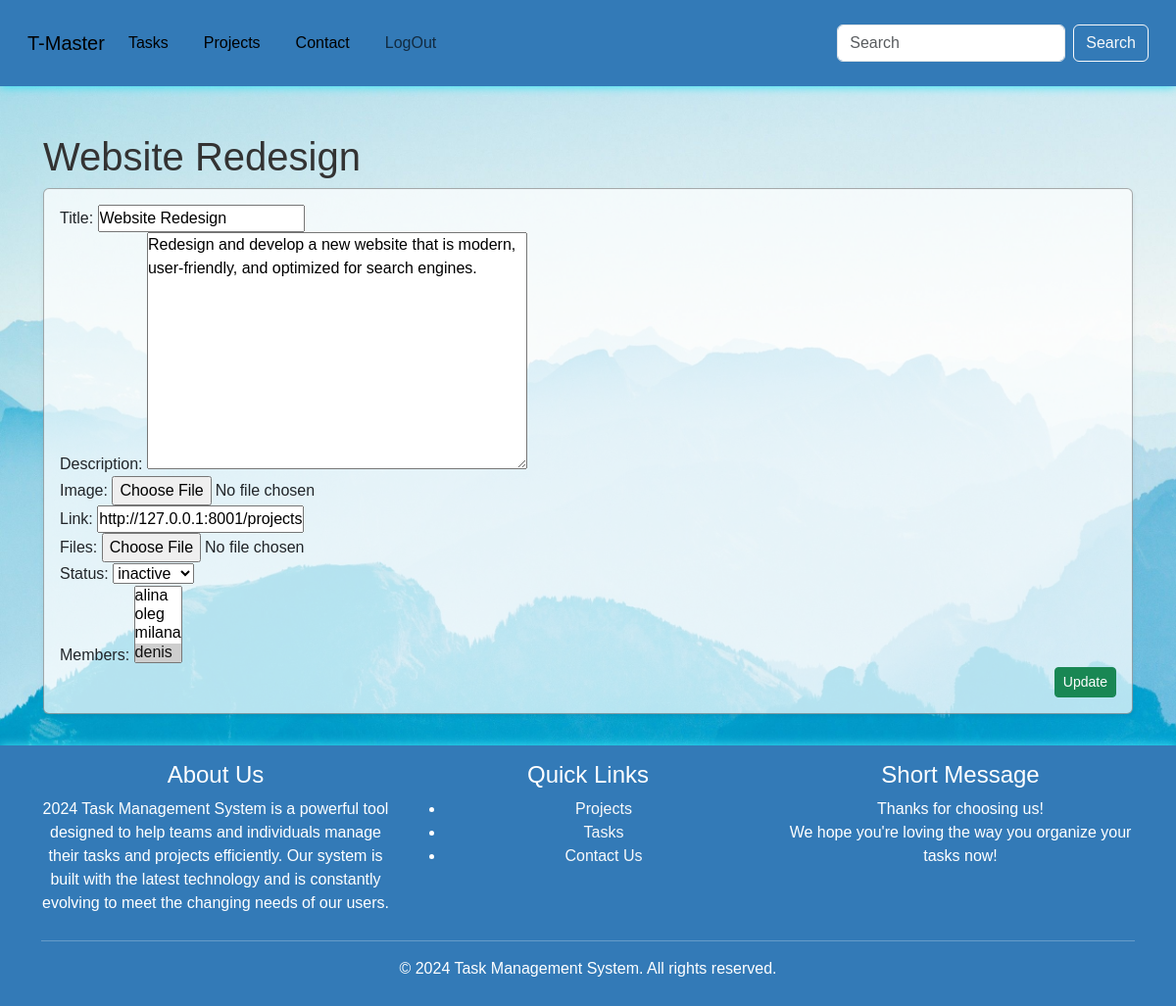
The app's page /2/update/project (signed in) with its own data.
### system/models.py (models this page shows, shortened)
class Project(models.Model):
    STATUS_CHOICES_P = [
        ("Active", "active"),
        ("Inactive", "inactive"),
        ("Archived", "archived"),
    ]
    title = models.CharField(max_length=200)
    creator_of_project = models.ForeignKey(User, on_delete=models.CASCADE)
    members = models.ManyToManyField(User, related_name= 'member', blank=True)
    description = models.TextField()
    image = models.ImageField(upload_to='pr_img/', blank=True, null=True)
    files = models.FileField(upload_to='pr_files/', blank=True, null=True)
    link = models.URLField(max_length=200, blank=True)
    created_at = models.DateTimeField(auto_now_add=True)
    updated_at = models.DateTimeField(auto_now=True)
    status = models.CharField(max_length=20, choices=STATUS_CHOICES_P, default='active')

### system/views.py (the view)
# urls.py: path('<int:pk>/update/project', views.ProjectUpdateView.as_view(), name= 'project-update'),
class ProjectUpdateView(LoginRequiredMixin,UserIsOwnerProjectMixin, UpdateView):
    model = models.Project
    template_name = "project_update.html"
    form_class = ProjectUpdateForm
    success_url = reverse_lazy("system:project-list")

### system/forms.py
class ProjectUpdateForm(forms.ModelForm):
    class Meta:
        model = Project
        fields = ['title', 'description', 'image', 'link','files', 'status', "members"]

### system/mixins.py (called while the page is built)
    def dispatch(self, request, *args, **kwargs):
        instance = self.get_object()
        if instance.creator_of_project != self.request.user:
            raise PermissionDenied
        return super().dispatch(request, *args, **kwargs)

### templates/project_update.html (shortened to what this page needs)
{% extends 'base.html' %}
{% block content %}
    <div class="container mt-3">
        <h1>{{ project.title }}</h1>
        <div class="card shadow-sm">
            <div class="card-body">
                <form method="post" enctype="multipart/form-data">
                    {% for field in form %}
                        <div class="form-group">
                            {{ field.label_tag }}
                            {{ field }}
                        </div>
                    {% endfor %}
                    <div class="d-flex justify-content-end">
                        <button type="submit" class="btn btn-sm btn-success">Update</button>
                    </div>
                </form>
            </div>
        </div>
    </div>
{% endblock %}

### templates/base.html (style rules this page uses)
* { box-sizing: border-box; margin: 0; padding: 0; }
.card { --bs-card-spacer-y: 1rem; --bs-card-spacer-x: 1rem; --bs-card-title-spacer-y: 0.5rem; --bs-card-title-color: ; --bs-card-subtitle-color: ; --bs-card-border-width: var(--bs-border-width); --bs-card-border-color: rgb(0 0 0 / 32%); --bs-card-border-radius: var(--bs-border-radius); --bs-card-box-shadow: ; --bs-card-inner-border-radius: calc(var(--bs-border-radius) -(var(--bs-border-width))); --bs-card-cap-padding-y: 0.5rem; --bs-card-cap-padding-x: 1rem; --bs-card-cap-bg: rgba(var(--bs-body-color-rgb), 0.03); --bs-card-cap-color: ; --bs-card-height: ; --bs-card-color: ; --bs-card-bg: #ffffffb5; --bs-card-img-overlay-padding: 1rem; --bs-card-group-margin: 0.75rem; position: relative; display: flex; flex-direction: column; min-width: 0; height: var(--bs-card-height); color: var(--bs-body-color); word-wrap: break-word; background-color: var(--bs-card-bg); background-clip: border-box; border: var(--bs-card-border-width) solid var(--bs-card-border-color); border-radius: var(--bs-card-border-radius); }
body { font-family: Arial, sans-serif; font-size: 16px; line-height: 1.5; color: #333; background-color: #f7f7f7; background-image: url('/static/img/background.jpg'); height: 100%; background-position: center; background-repeat: no-repeat; background-size: cover; }

### records on screen
Project: title "Website Redesign", form "Website Redesign" "Redesign and develop a new website that is modern, user-friendly, and optimized for search engines." "http://127.0.0.1:8001/projects/" "inactive"

### other values on screen
{{ field.label_tag }} "Title:" "Description:" "Image:" "Link:" "Files:" "Status:" "Members:"
